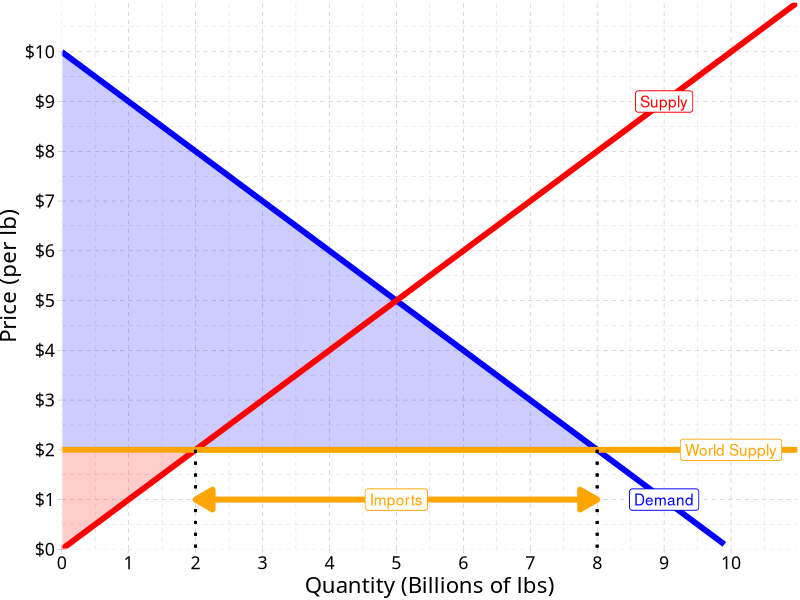
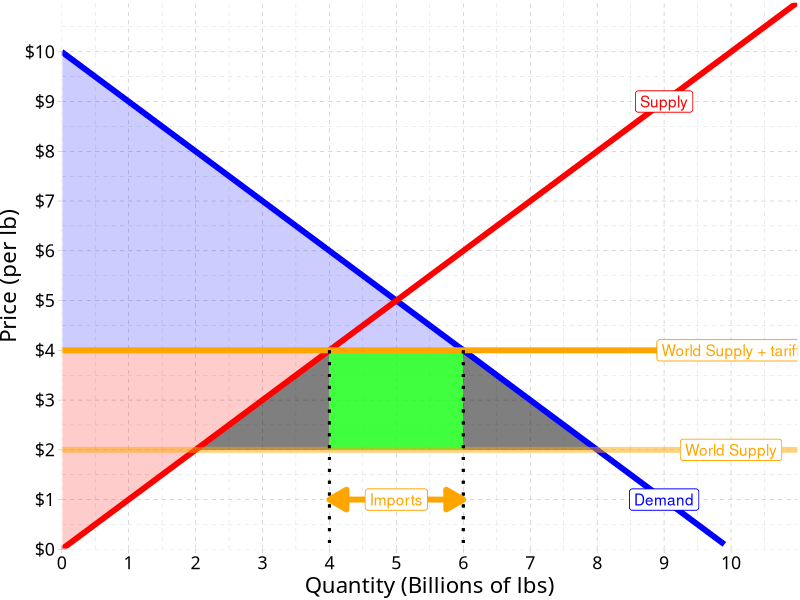
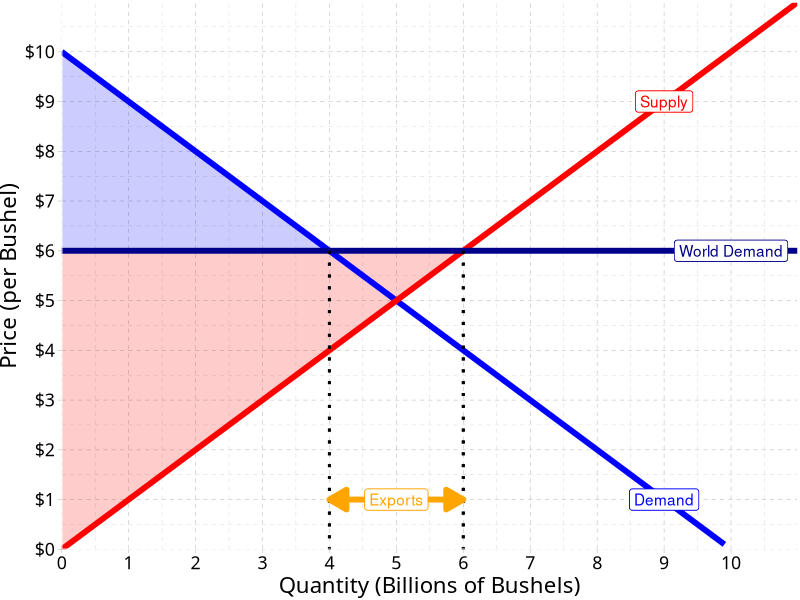
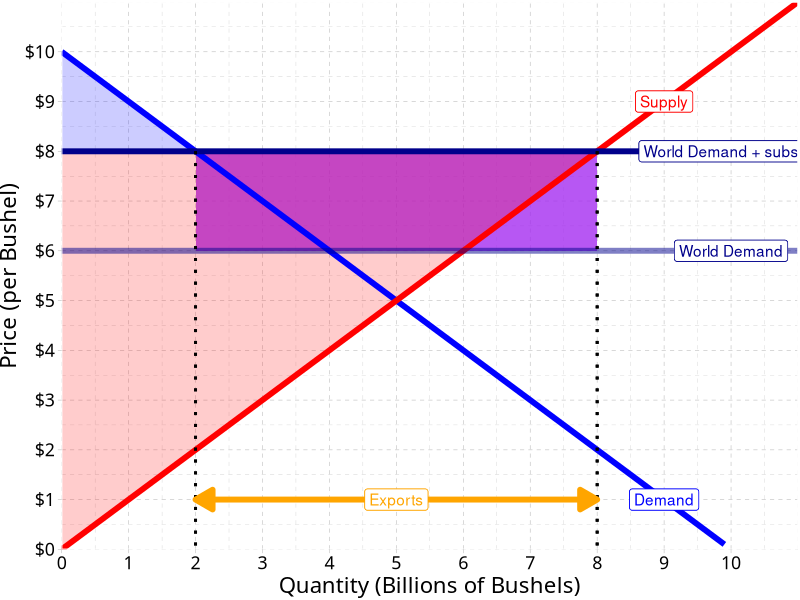

R code for these plots, in order:
## ---- chunk 1
library(tidyverse)
Demand=function(x){10-x}
Supply=function(x){x}

cs_1<-tribble(
  ~x, ~y,
  0, 10,
  0, 2,
  8, 2
)

ps_1<-tribble(
  ~x, ~y,
  0, 0,
  0, 2,
  2, 2
)

ggplot(data.frame(x=c(0,12)), aes(x=x))+
  geom_polygon(data = cs_1, aes(x = x, y = y), fill = "blue", alpha = 0.2)+
  geom_polygon(data = ps_1, aes(x = x, y = y), fill = "red", alpha = 0.2)+
  stat_function(fun=Demand, geom="line", color="blue", size=2)+
  geom_label(x=9,y=Demand(9), color = "blue", label="Demand")+
  stat_function(fun=Supply, geom="line", color="red", size=2)+
  geom_label(x=9,y=Supply(9), color = "red", label="Supply")+
  geom_hline(yintercept = 2, size = 2, color = "orange")+
  geom_label(x = 10, y = 2, color = "orange", label = "World Supply")+
  geom_segment(x = 2, y = 2, xend = 2, yend = 0, linetype="dotted", size = 1)+
  geom_segment(x = 8, y = 2, xend = 8, yend = 0, linetype="dotted", size = 1)+
  annotate("segment", x = 2, xend = 8, y = 1, yend = 1, color = "orange", size=2, alpha=1, arrow=arrow(length=unit(0.5,"cm"), ends="both", type="closed"))+
  geom_label(x = 5, y = 1, color = "orange", label = "Imports")+
  labs(x = "Quantity (Billions of lbs)",
       y = "Price (per lb)")+
  scale_x_continuous(breaks=seq(0,10,1),
                     limits=c(0,11),
                     expand=c(0,0))+
  scale_y_continuous(breaks=seq(0,10,1),
                     labels = scales::dollar,
                     limits=c(0,11),
                     expand=c(0,0))+
  ggthemes::theme_pander(base_family = "Fira Sans Condensed", base_size=16)

## ---- chunk 2
cs_2<-tribble(
  ~x, ~y,
  0, 10,
  0, 4,
  6, 4
)

ps_2<-tribble(
  ~x, ~y,
  0, 0,
  0, 4,
  4, 4
)

dwl_l1<-tribble(
  ~x, ~y,
  2, 2,
  4, 2,
  4, 4
)

dwl_r1<-tribble(
  ~x, ~y,
  8, 2,
  6, 2,
  6, 4
)

ggplot(data.frame(x=c(0,12)), aes(x=x))+
  geom_polygon(data = cs_2, aes(x = x, y = y), fill = "blue", alpha = 0.2)+
  geom_polygon(data = ps_2, aes(x = x, y = y), fill = "red", alpha = 0.2)+
  geom_polygon(data = dwl_l1, aes(x = x, y = y), fill = "black", alpha = 0.5)+
  geom_polygon(data = dwl_r1, aes(x = x, y = y), fill = "black", alpha = 0.5)+
  geom_rect(xmin=4, xmax = 6, ymin = 2, ymax = 4, fill="green", alpha =0.5)+
  stat_function(fun=Demand, geom="line", color="blue", size=2)+
  geom_label(x=9,y=Demand(9), color = "blue", label="Demand")+
  stat_function(fun=Supply, geom="line", color="red", size=2)+
  geom_label(x=9,y=Supply(9), color = "red", label="Supply")+
  geom_hline(yintercept = 2, size = 2, color = "orange", alpha = 0.5)+
  geom_label(x = 10, y = 2, color = "orange", label = "World Supply")+
  geom_hline(yintercept = 4, size = 2, color = "orange", alpha = 1)+
  geom_label(x = 10, y = 4, color = "orange", label = "World Supply + tariff")+
    geom_segment(x = 4, y = 4, xend = 4, yend = 0, linetype="dotted", size = 1)+
  geom_segment(x = 6, y = 4, xend = 6, yend = 0, linetype="dotted", size = 1)+

  annotate("segment", x = 4, xend = 6, y = 1, yend = 1, color = "orange", size=2, alpha=1, arrow=arrow(length=unit(0.5,"cm"), ends="both", type="closed"))+
  geom_label(x = 5, y = 1, color = "orange", label = "Imports")+
  labs(x = "Quantity (Billions of lbs)",
       y = "Price (per lb)")+
  scale_x_continuous(breaks=seq(0,10,1),
                     limits=c(0,11),
                     expand=c(0,0))+
  scale_y_continuous(breaks=seq(0,10,1),
                     labels = scales::dollar,
                     limits=c(0,11),
                     expand=c(0,0))+
  ggthemes::theme_pander(base_family = "Fira Sans Condensed", base_size=16)

## ---- chunk 3

cs_m<-tribble(
  ~x, ~y,
  0, 10,
  0, 6,
  4, 6
)

ps_m<-tribble(
  ~x, ~y,
  0, 0,
  0, 6,
  6, 6
)

ggplot(data.frame(x=c(0,12)), aes(x=x))+
  geom_polygon(data = cs_m, aes(x = x, y = y), fill = "blue", alpha = 0.2)+
  geom_polygon(data = ps_m, aes(x = x, y = y), fill = "red", alpha = 0.2)+
  stat_function(fun=Demand, geom="line", color="blue", size=2)+
  geom_label(x=9,y=Demand(9), color = "blue", label="Demand")+
  stat_function(fun=Supply, geom="line", color="red", size=2)+
  geom_label(x=9,y=Supply(9), color = "red", label="Supply")+
  geom_hline(yintercept = 6, size = 2, color = "darkblue", alpha = 1)+
  geom_label(x = 10, y = 6, color = "darkblue", label = "World Demand")+
  geom_segment(x = 4, y = 6, xend = 4, yend = 0, linetype="dotted", size = 1)+
  geom_segment(x = 6, y = 6, xend = 6, yend = 0, linetype="dotted", size = 1)+
  annotate("segment", x = 4, xend = 6, y = 1, yend = 1, color = "orange", size=2, alpha=1, arrow=arrow(length=unit(0.5,"cm"), ends="both", type="closed"))+
  geom_label(x = 5, y = 1, color = "orange", label = "Exports")+
  labs(x = "Quantity (Billions of Bushels)",
       y = "Price (per Bushel)")+
  scale_x_continuous(breaks=seq(0,10,1),
                     limits=c(0,11),
                     expand=c(0,0))+
  scale_y_continuous(breaks=seq(0,10,1),
                     labels = scales::dollar,
                     limits=c(0,11),
                     expand=c(0,0))+
  ggthemes::theme_pander(base_family = "Fira Sans Condensed", base_size=16)

## ---- chunk 4

cs_m2<-tribble(
  ~x, ~y,
  0, 10,
  0, 8,
  2, 8
)

ps_m2<-tribble(
  ~x, ~y,
  0, 0,
  0, 8,
  8, 8
)

ggplot(data.frame(x=c(0,12)), aes(x=x))+
  geom_rect(xmin=2, xmax = 8, ymin = 6, ymax = 8, fill = "purple", alpha =0.5)+
  geom_polygon(data = cs_m2, aes(x = x, y = y), fill = "blue", alpha = 0.2)+
  geom_polygon(data = ps_m2, aes(x = x, y = y), fill = "red", alpha = 0.2)+
  stat_function(fun=Demand, geom="line", color="blue", size=2)+
  geom_label(x=9,y=Demand(9), color = "blue", label="Demand")+
  stat_function(fun=Supply, geom="line", color="red", size=2)+
  geom_label(x=9,y=Supply(9), color = "red", label="Supply")+
  geom_hline(yintercept = 6, size = 2, color = "darkblue", alpha = 0.5)+
  geom_label(x = 10, y = 6, color = "darkblue", label = "World Demand")+
  geom_hline(yintercept = 8, size = 2, color = "darkblue", alpha = 1)+
  geom_label(x = 10, y = 8, color = "darkblue", label = "World Demand + subsidy")+
  geom_segment(x = 2, y = 8, xend = 2, yend = 0, linetype="dotted", size = 1)+
  geom_segment(x = 8, y = 8, xend = 8, yend = 0, linetype="dotted", size = 1)+
  annotate("segment", x = 2, xend = 8, y = 1, yend = 1, color = "orange", size=2, alpha=1, arrow=arrow(length=unit(0.5,"cm"), ends="both", type="closed"))+
  geom_label(x = 5, y = 1, color = "orange", label = "Exports")+

  labs(x = "Quantity (Billions of Bushels)",
       y = "Price (per Bushel)")+
  scale_x_continuous(breaks=seq(0,10,1),
                     limits=c(0,11),
                     expand=c(0,0))+
  scale_y_continuous(breaks=seq(0,10,1),
                     labels = scales::dollar,
                     limits=c(0,11),
                     expand=c(0,0))+
  ggthemes::theme_pander(base_family = "Fira Sans Condensed", base_size=16)

